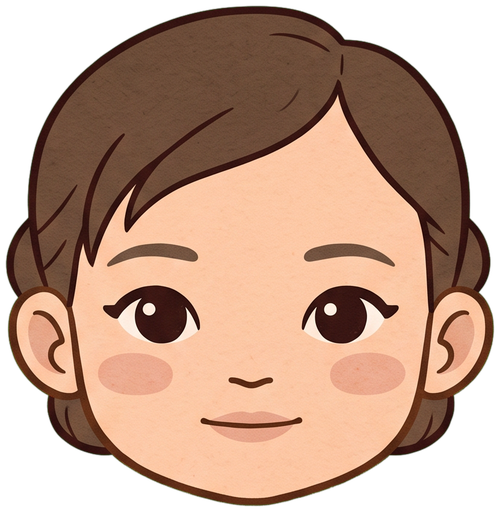
#> input picture assets/characters/paper-doll/anna/head.webp, 500 x 512 px
$ python extract_talking_heads.py ../assets/characters/paper-doll/anna/head.webp ../assets/characters/paper-doll/anna/leftForearm.webp
#> lines starting #> are read from the running program, lines starting #| are printed output that depends on the picture
"""Split a two-column transparent talking-head sheet into aligned frames."""

from __future__ import annotations

import sys
from pathlib import Path

from PIL import Image


def alpha_box(image: Image.Image) -> tuple[int, int, int, int]:
    box = image.getchannel("A").getbbox()
    if not box:
        raise ValueError("Talking-head frame is empty")
    return box


def extract(sheet_path: Path, output_dir: Path) -> None:
    sheet = Image.open(sheet_path).convert("RGBA")
#> sheet is the input picture: PIL image 500x512 RGBA; mean R, G, B, A 131.1, 98.4, 79.5, 189.9
    split = sheet.width // 2
#> split = 250
    cells = [sheet.crop((0, 0, split, sheet.height)), sheet.crop((split, 0, sheet.width, sheet.height))]
    subjects = [cell.crop(alpha_box(cell)) for cell in cells]
#> subjects = 2 items
    padding = 16
    width = max(subject.width for subject in subjects) + padding * 2
#> width = 279
    height = max(subject.height for subject in subjects) + padding * 2
#> height = 538
    output_dir.mkdir(parents=True, exist_ok=True)

    for name, subject in zip(("head-closed-v2", "head-open-v2"), subjects, strict=True):
        frame = Image.new("RGBA", (width, height))
        left = (width - subject.width) // 2
        top = height - padding - subject.height
        frame.alpha_composite(subject, (left, top))
        frame.save(output_dir / f"{name}.png", optimize=True)
        print(f"{name}: {width}x{height}")
#> this loop made 2 passes
#> (name, left, top) on passes 1 to 2: ('head-closed-v2', 16, 16), ('head-open-v2', 16, 16)
#| head-closed-v2: 279x538
#| head-open-v2: 279x538
#> pass 1, in extract, `frame.save(output_dir / f"{name}.png", optimize=True)`:
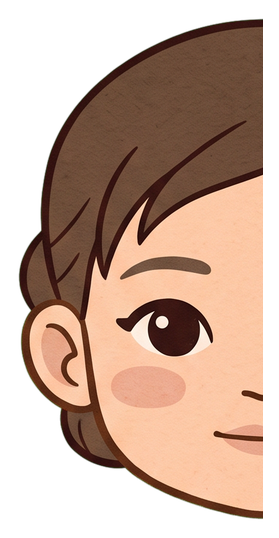
#> saved as head-closed-v2.png: PIL image 279x538 RGBA; mean R, G, B, A 107.4, 80.2, 64.5, 162.4; transparent parts drawn white
#> pass 2, in extract, `frame.save(output_dir / f"{name}.png", optimize=True)`:
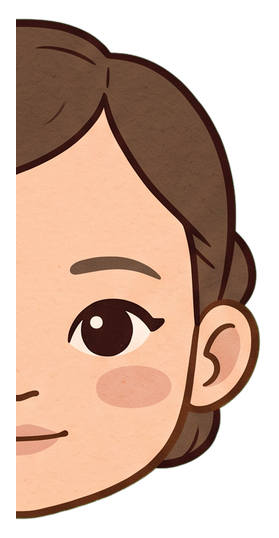
#> saved as head-open-v2.png: PIL image 279x538 RGBA; mean R, G, B, A 115.9, 87.4, 70.7, 161.6; transparent parts drawn white


if __name__ == "__main__":
    if len(sys.argv) != 3:
        raise SystemExit("Usage: extract_talking_heads.py SHEET_ALPHA.png OUTPUT_DIR")
    extract(Path(sys.argv[1]), Path(sys.argv[2]))

$ run again, on assets/characters/paper-doll/anna/leftShin.webp
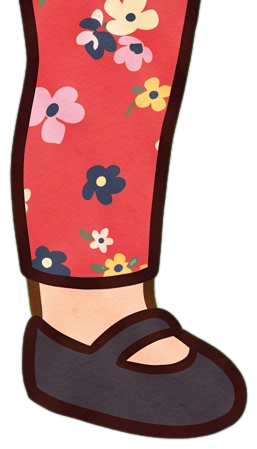
#> input picture assets/characters/paper-doll/anna/leftShin.webp, 257 x 449 px
#> in extract, sheet is the input picture: PIL image 257x449 RGBA; mean R, G, B, A 96.8, 49.5, 47.9, 157.6
#> subjects = 2 items
#> width = 153
#> height = 473
#> the loop in extract, `for name, subject in zip(("head-closed-v2", "head-open-v2"), subjects,..` made 2 passes
#> (name, left, top) on passes 1 to 2: ('head-closed-v2', 16, 22), ('head-open-v2', 16, 16)
#> (printed output is left out)
#> pass 1, in extract, `frame.save(output_dir / f"{name}.png", optimize=True)`:
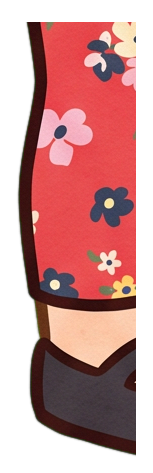
#> saved as head-closed-v2.png: PIL image 153x473 RGBA; mean R, G, B, A 105.3, 53, 52.2, 158.6; transparent parts drawn white
#> pass 2, in extract, `frame.save(output_dir / f"{name}.png", optimize=True)`:
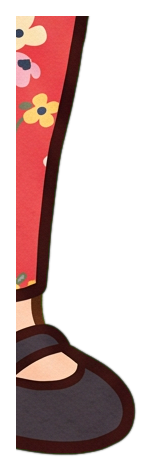
#> saved as head-open-v2.png: PIL image 153x473 RGBA; mean R, G, B, A 49, 25.9, 24.1, 92.7; transparent parts drawn white
